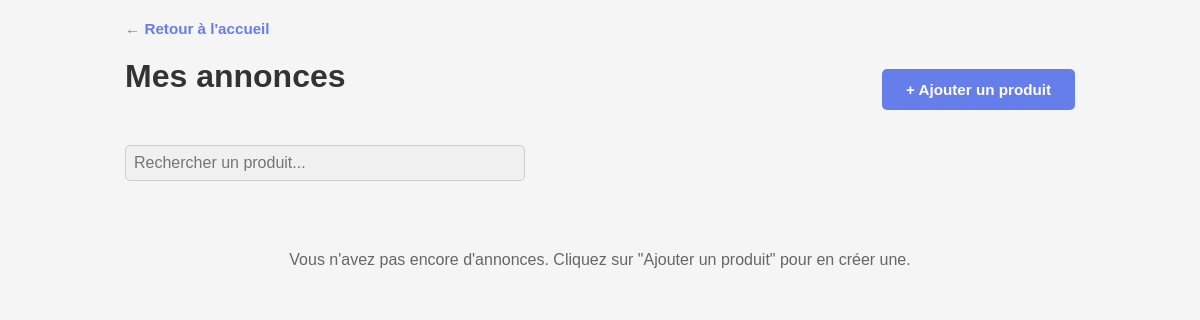
Page /listings.php?page=2 (signed in) on the earlier database version.
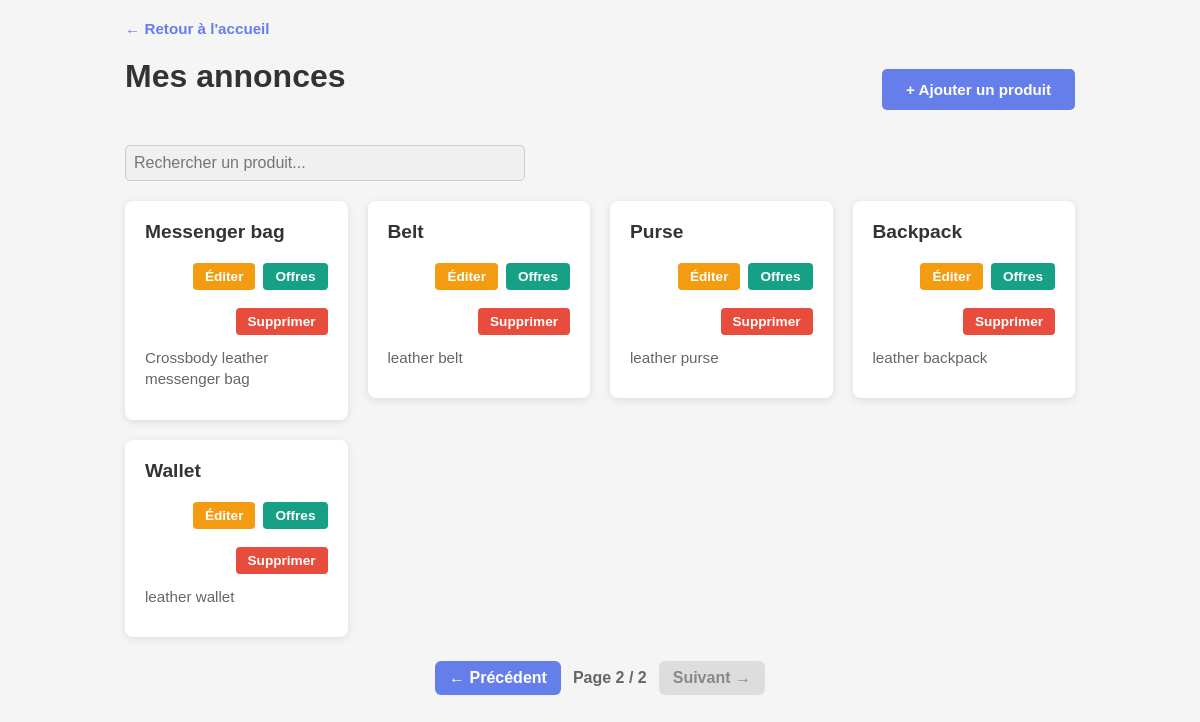
Same page on the later database version.
### tables this page shows
CREATE TABLE Products (
	id INT AUTO_INCREMENT NOT NULL PRIMARY KEY,
	user_id INT,
	name CHAR(50) NOT NULL,
	description VARCHAR(255),
	offers INT DEFAULT 0,
	FOREIGN KEY (user_id) REFERENCES Users(user_id)
);

### listings.php (the view, shortened to what this page needs)
<?php
require 'includes/db_connect.php';
$page = isset($_GET['page']) ? max(1, (int)$_GET['page']) : 1;
$per_page = 15;
$offset = ($page - 1) * $per_page;
$countStmt = $conn->prepare('SELECT COUNT(*) FROM Products WHERE user_id = :uid');
$countStmt->execute(['uid' => $_SESSION['user_id']]);
$total_items = (int)$countStmt->fetchColumn();
$total_pages = max(1, (int)ceil($total_items / $per_page));
$stmt = $conn->prepare('SELECT * FROM Products WHERE user_id = :uid ORDER BY id DESC LIMIT :limit OFFSET :offset');
$stmt->bindValue(':uid', $_SESSION['user_id'], PDO::PARAM_INT);
$stmt->bindValue(':limit', $per_page, PDO::PARAM_INT);
$stmt->bindValue(':offset', $offset, PDO::PARAM_INT);
$stmt->execute();
$products = $stmt->fetchAll();
?>
<!DOCTYPE html>
<html>
<head>
	<link rel="stylesheet" href="assets/css/style.css">
</head>
<body>
	<div class="container">
		<div class="back-link">
			<a href="index.php">← Retour à l'accueil</a>
		</div>
		<div class="header">
			<h1>Mes annonces</h1>
			<button class="btn-add" onclick="openAddModal()">+ Ajouter un produit</button>
		</div>
		<div style="margin-bottom: 20px;">
			<input type="text" id="searchBar" placeholder="Rechercher un produit..." style="width: 100%; max-width: 400px; padding: 8px; border-radius: 5px; border: 1px solid #ccc;">
		</div>
		<div id="listings">
			<?php if (empty($products)): ?>
				<div class="empty-state">
					<p>Vous n'avez pas encore d'annonces. Cliquez sur "Ajouter un produit" pour en créer une.</p>
				</div>
			<?php else: ?>
				<?php foreach ($products as $prod): ?>
					<div class="product-card" data-product-id="<?= $prod['id'] ?>">
						<div class="product-header">
							<div class="product-name"><?= htmlspecialchars($prod['name']) ?></div>
							<div class="product-actions">
								<button class="btn-edit" onclick="openEditModal(<?= $prod['id'] ?>, '<?= addslashes($prod['name']) ?>', '<?= addslashes($prod['description'] ?? '') ?>')">Éditer</button>
								<button class="btn-offers" onclick="location.href='offers.php?id=<?= $prod['id'] ?>&name=<?= rawurlencode($prod['name']) ?>'">Offres</button>
								<button class="btn-delete" onclick="deleteProduct(<?= $prod['id'] ?>)">Supprimer</button>
							</div>
						</div>
						<div class="product-description"><?= htmlspecialchars($prod['description'] ?? 'Pas de description') ?></div>
					</div>
				<?php endforeach; ?>
			<?php endif; ?>
		</div>
	</div>
	<?php if ($total_pages > 1): ?>
		<div class="pagination" aria-label="Pagination">
			<?php if ($page > 1): ?>
				<a href="?page=<?= $page - 1 ?>" class="pagination-btn">← Précédent</a>
			<?php else: ?>
				<span class="pagination-btn disabled">← Précédent</span>
			<?php endif; ?>
			<span class="pagination-info">Page <?= $page ?> / <?= $total_pages ?></span>
			<?php if ($page < $total_pages): ?>
				<a href="?page=<?= $page + 1 ?>" class="pagination-btn">Suivant →</a>
			<?php else: ?>
				<span class="pagination-btn disabled">Suivant →</span>
			<?php endif; ?>
		</div>
	<?php endif; ?>
</body>
</html>

Differences in the rows shown:
added products: name "Messenger bag", description "Crossbody leather messenger bag"
added products: name "Belt", description "leather belt"
added products: name "Purse", description "leather purse"
added products: name "Backpack", description "leather backpack"
added products: name "Wallet", description "leather wallet"
Other differences:
$page: (not shown) → "2"
$total_pages: (not shown) → "2"
text no longer shown: "Vous n'avez pas encore d'annonces. Cliquez sur \"Ajouter un produit\" pour en créer une."
text now shown: "← Précédent Page / Suivant →"
